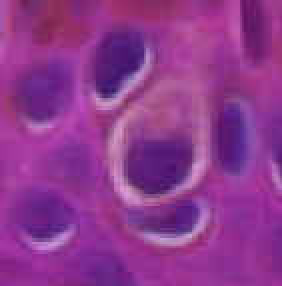
%> input picture Histo_IM.JPG, 141 x 143 px (shown 2 times larger)
$ octave Image-Segmentation.m   (GNU Octave 9; MATLAB toolbox functions it lacks are replaced by stand-ins)
%> lines starting %> are read from the running program, lines starting %| are printed output that depends on the picture; in (x1, y1, x2, y2) boxes, pixels count from 0 and x2, y2 are one past the last pixel; in counts of white or black regions, pixels touching at a corner belong together; the program's own positions count from 1
% Exercise 2: Image Segmentation and Image Analysis
clear all
% (1) Download the gray-scale image monument.jpg from the eClass Lab website and read it into MATLAB
% (1) Denote the image as g
f = imread('Histo_IM.JPG');
%> f is the input picture: size 143x141x3 uint8; mean R, G, B 142.7, 55.7, 142.4
% (1) This will be the first subplot
figure(1);
subplot(3,3,1);
% (1) Determine the size of the image matrix
[rows columns, numberOfColorChannels] = size(f);
%> rows = 143; columns = 141; numberOfColorChannels = 3
% (1) Use this to calculate the uncompressed image size
sizeim = size(f);
%> sizeim = [143 141 3]
s = dir('Histo_IM.JPG');
imshow(f);
title ('Histo-IM.JPG (The original image)');
% (1) Denote the size of the image by M x N
N_columns = columns;
%> N_columns = 141
M_rows = rows;
%> M_rows = 143

% (2) By visual inspection, identify the number of nuclei present in the image, and their approximate locations.
% (3) Display the red channel of the image (this will be the second subplot)
% (3) Red channel only
redchannel = f (:,:,1);
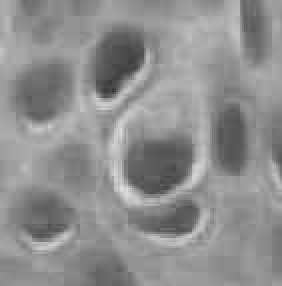
%> redchannel: size 143x141 uint8 (shown 2 times larger); min 49, max 223, mean 142.7
subplot(3,3,3);
imshow(redchannel);
title ('The grey level of the image');

% (4) Calculate a global threshold (using Otsu's method) for the (red channel) image
tau = graythresh(redchannel);
%> tau = 0.514

% (5) Using the MATLAB function im2bw and with the global threshold tau
% (5) generate a segmented binary image BW from the red channel image
% (5) Display the binary image BW using imshow
BW = im2bw (redchannel,tau);
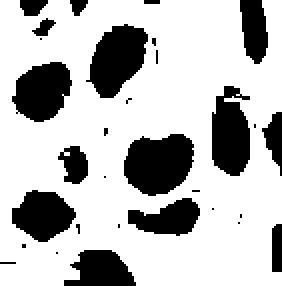
%> BW: size 143x141 logical (shown 2 times larger); 73.1% white; 31 black regions (17 under 20 px), largest, box (x1, y1, x2, y2) and area: (62, 67, 97, 98) 832, (43, 12, 74, 49) 735, (106, 43, 125, 88) 664
subplot(3,3,4);
imshow (BW);
title ('A segmented binary image BW');

% (6) Generate a binary image BWc, which is complement of the binary image BW
BWc = imcomplement(BW);
subplot(3,3,6);
imshow (BWc);
title ('A complement of the segmented binary image BW');

% [7 lines of commented-out code are left out]

R_2 = 5;
sel_2 = strel('disk', R_2);
BWco = imopen(BWc,sel_2);
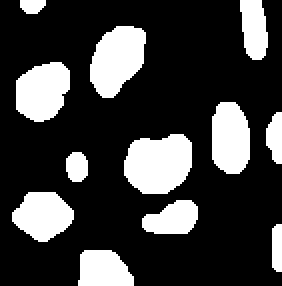
%> BWco: size 143x141 logical (shown 2 times larger); 24.2% white; 12 white regions, largest, box (x1, y1, x2, y2) and area: (62, 67, 96, 97) 818, (45, 13, 73, 49) 718, (8, 31, 35, 61) 627
subplot(3,3,8);
imshow(BWco);
title ('The image BWCo when R = 5');

% [10 lines of commented-out code are left out]
cc = bwconncomp(BWco,4); % generates 4 connected components
%> cc = 12 connected components
% (8) calculate the area, centroid, and perimeter
stats = regionprops(cc, 'Area','Centroid','Perimeter');
%> stats = 12 regions; largest, Area, Centroid and Perimeter: 818 [79.9 82.4] 102.5, 718 [59.1 30.3] 99.04, 627 [21.8 46.2] 90.23, 585 [115.8 69.8] 89.33, 548 [22.1 108.3] 83.35
% (8) Determine the largest and smallest components in terms of the area (in pixels). (5pts)
% XXXXXXXXXXXXXXXXXXXX

% (9) Identify the components with area less than P pixels
% (9) so that smaller non-nuclei areas are ignored, but no valid nuclei is ignored
% (9) Try at least three values of P, and compare the outputs in a separate plot.
figure;
% (9) Identify the components that have area larger than P pixels.
% (9) Choose an appropriate value
P = 10;
idx = find([stats.Area] > P);
%> idx = [1 2 3 4 5 6 7 8 9 10 11 12]
% (9) idx is the set of region indices that satisfy the area criteria
BWco2 = ismember(labelmatrix(cc), idx);
cc2 = bwconncomp(BWco2,4);
%> cc2 = 12 connected components
stats2 = regionprops(cc2, 'Area','Centroid','Perimeter');
%> stats2 has the same summary as stats
imshow (BWco2);
title ('The binry image BWco2 when P pixels = 10');

% (10) Display the centroid, area and perimeter for all connected components in the binary image BWco2 using the code below.
figure(2);
imshow(BWco2);
hold on;
for i=1:length(stats2);
    curCentroid=stats(i).Centroid;
    plot(curCentroid(1),curCentroid(2),'pr');
    text(curCentroid(1)-8,curCentroid(2)-7, ...
    sprintf('A=%d\nP=%.1f',stats2(i).Area, ...
    stats2(i).Perimeter),'color','b');
end
%> this loop made 12 passes
%> curCentroid on passes 1 to 12: [22.1 108.3], [21.81 46.16], [16.76 3.55], [39.04 83.98], [52.32 135.4], [59.12 30.27], [79.85 82.4], [86.91 110], [115.8 69.76], [127.7 14.89], [138.2 69.31], [139.1 124.5]
hold off;
title('After Removing Small Areas');

% (11) Superimpose the contour information on the original color image
ShowMaskContourOnIM(BWco2,f,3)
%> (this line was passed over: ShowMaskContourOnIM is not available in this run)
hold on;
for i=1:length(stats2)
    curCentroid=stats2(i).Centroid;
    plot(curCentroid(1),curCentroid(2),'pc','MarkerSize',20);
    text(curCentroid(1)-7,curCentroid(2)-5,...
        sprintf('Area=%d\nPerimerter=%.1f',stats2(i).Area,...
        stats2(i).Perimeter),'color','y');
end
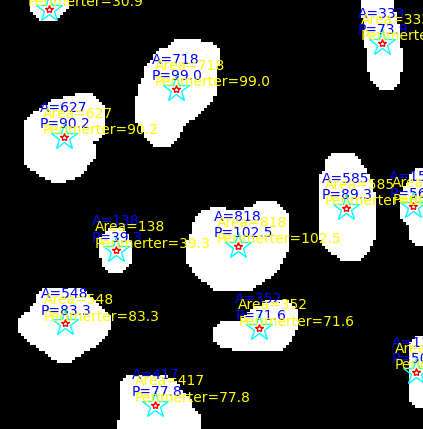
%> figure redrawn from the program's plot data; shown 3 times larger; its title reads 'After Removing Small Areas'
hold off;
